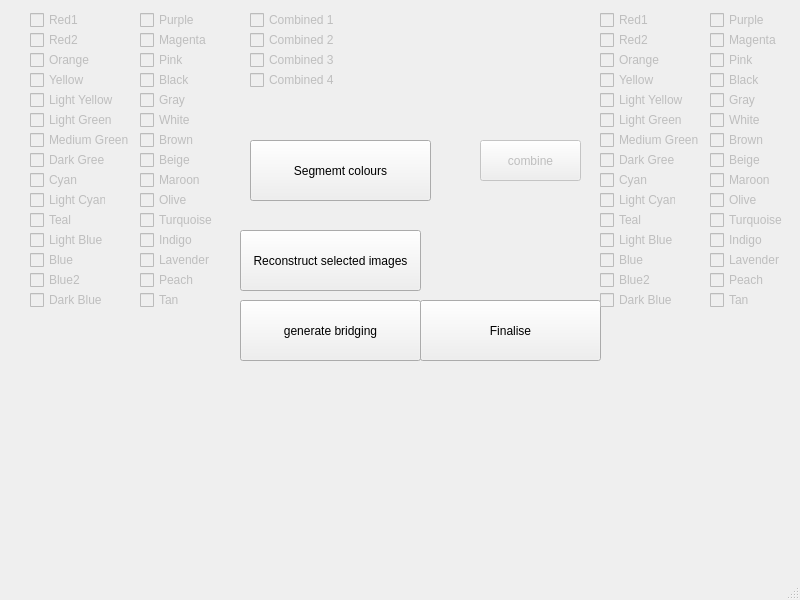
<?xml version="1.0" encoding="UTF-8"?>
<ui version="4.0">
 <class>MainWindow</class>
 <widget class="QMainWindow" name="MainWindow">
  <property name="geometry">
   <rect>
    <x>0</x>
    <y>0</y>
    <width>800</width>
    <height>600</height>
   </rect>
  </property>
  <property name="windowTitle">
   <string>MainWindow</string>
  </property>
  <widget class="QWidget" name="centralwidget">
   <widget class="QPushButton" name="Auto">
    <property name="enabled">
     <bool>true</bool>
    </property>
    <property name="geometry">
     <rect>
      <x>250</x>
      <y>140</y>
      <width>181</width>
      <height>61</height>
     </rect>
    </property>
    <property name="text">
     <string>Segmemt colours</string>
    </property>
    <property name="flat">
     <bool>false</bool>
    </property>
   </widget>
   <widget class="QCheckBox" name="red1">
    <property name="enabled">
     <bool>false</bool>
    </property>
    <property name="geometry">
     <rect>
      <x>30</x>
      <y>10</y>
      <width>76</width>
      <height>20</height>
     </rect>
    </property>
    <property name="text">
     <string>Red1</string>
    </property>
   </widget>
   <widget class="QCheckBox" name="red2">
    <property name="enabled">
     <bool>false</bool>
    </property>
    <property name="geometry">
     <rect>
      <x>30</x>
      <y>30</y>
      <width>76</width>
      <height>20</height>
     </rect>
    </property>
    <property name="text">
     <string>Red2</string>
    </property>
   </widget>
   <widget class="QCheckBox" name="orange">
    <property name="enabled">
     <bool>false</bool>
    </property>
    <property name="geometry">
     <rect>
      <x>30</x>
      <y>50</y>
      <width>76</width>
      <height>20</height>
     </rect>
    </property>
    <property name="text">
     <string>Orange</string>
    </property>
   </widget>
   <widget class="QCheckBox" name="yellow">
    <property name="enabled">
     <bool>false</bool>
    </property>
    <property name="geometry">
     <rect>
      <x>30</x>
      <y>70</y>
      <width>76</width>
      <height>20</height>
     </rect>
    </property>
    <property name="text">
     <string>Yellow</string>
    </property>
   </widget>
   <widget class="QCheckBox" name="lGreen">
    <property name="enabled">
     <bool>false</bool>
    </property>
    <property name="geometry">
     <rect>
      <x>30</x>
      <y>110</y>
      <width>101</width>
      <height>20</height>
     </rect>
    </property>
    <property name="text">
     <string>Light Green</string>
    </property>
   </widget>
   <widget class="QCheckBox" name="dGreen">
    <property name="enabled">
     <bool>false</bool>
    </property>
    <property name="geometry">
     <rect>
      <x>30</x>
      <y>150</y>
      <width>76</width>
      <height>20</height>
     </rect>
    </property>
    <property name="text">
     <string>Dark Green</string>
    </property>
   </widget>
   <widget class="QCheckBox" name="cyan">
    <property name="enabled">
     <bool>false</bool>
    </property>
    <property name="geometry">
     <rect>
      <x>30</x>
      <y>170</y>
      <width>76</width>
      <height>20</height>
     </rect>
    </property>
    <property name="text">
     <string>Cyan</string>
    </property>
   </widget>
   <widget class="QCheckBox" name="teal">
    <property name="enabled">
     <bool>false</bool>
    </property>
    <property name="geometry">
     <rect>
      <x>30</x>
      <y>210</y>
      <width>76</width>
      <height>20</height>
     </rect>
    </property>
    <property name="text">
     <string>Teal</string>
    </property>
   </widget>
   <widget class="QCheckBox" name="green">
    <property name="enabled">
     <bool>false</bool>
    </property>
    <property name="geometry">
     <rect>
      <x>30</x>
      <y>130</y>
      <width>131</width>
      <height>20</height>
     </rect>
    </property>
    <property name="text">
     <string>Medium Green</string>
    </property>
   </widget>
   <widget class="QCheckBox" name="lBlue">
    <property name="enabled">
     <bool>false</bool>
    </property>
    <property name="geometry">
     <rect>
      <x>30</x>
      <y>230</y>
      <width>76</width>
      <height>20</height>
     </rect>
    </property>
    <property name="text">
     <string>Light Blue</string>
    </property>
   </widget>
   <widget class="QCheckBox" name="magenta">
    <property name="enabled">
     <bool>false</bool>
    </property>
    <property name="geometry">
     <rect>
      <x>140</x>
      <y>30</y>
      <width>76</width>
      <height>20</height>
     </rect>
    </property>
    <property name="text">
     <string>Magenta</string>
    </property>
   </widget>
   <widget class="QCheckBox" name="mBlue">
    <property name="enabled">
     <bool>false</bool>
    </property>
    <property name="geometry">
     <rect>
      <x>30</x>
      <y>250</y>
      <width>101</width>
      <height>20</height>
     </rect>
    </property>
    <property name="text">
     <string>Blue</string>
    </property>
   </widget>
   <widget class="QCheckBox" name="white">
    <property name="enabled">
     <bool>false</bool>
    </property>
    <property name="geometry">
     <rect>
      <x>140</x>
      <y>110</y>
      <width>76</width>
      <height>20</height>
     </rect>
    </property>
    <property name="text">
     <string>White</string>
    </property>
   </widget>
   <widget class="QCheckBox" name="gray">
    <property name="enabled">
     <bool>false</bool>
    </property>
    <property name="geometry">
     <rect>
      <x>140</x>
      <y>90</y>
      <width>76</width>
      <height>20</height>
     </rect>
    </property>
    <property name="text">
     <string>Gray</string>
    </property>
   </widget>
   <widget class="QCheckBox" name="purple">
    <property name="enabled">
     <bool>false</bool>
    </property>
    <property name="geometry">
     <rect>
      <x>140</x>
      <y>10</y>
      <width>76</width>
      <height>20</height>
     </rect>
    </property>
    <property name="text">
     <string>Purple</string>
    </property>
   </widget>
   <widget class="QCheckBox" name="dBlue">
    <property name="enabled">
     <bool>false</bool>
    </property>
    <property name="geometry">
     <rect>
      <x>30</x>
      <y>290</y>
      <width>76</width>
      <height>20</height>
     </rect>
    </property>
    <property name="text">
     <string>Dark Blue</string>
    </property>
   </widget>
   <widget class="QCheckBox" name="black">
    <property name="enabled">
     <bool>false</bool>
    </property>
    <property name="geometry">
     <rect>
      <x>140</x>
      <y>70</y>
      <width>76</width>
      <height>20</height>
     </rect>
    </property>
    <property name="text">
     <string>Black</string>
    </property>
   </widget>
   <widget class="QPushButton" name="reconstruct">
    <property name="enabled">
     <bool>true</bool>
    </property>
    <property name="geometry">
     <rect>
      <x>240</x>
      <y>230</y>
      <width>181</width>
      <height>61</height>
     </rect>
    </property>
    <property name="text">
     <string>Reconstruct selected images</string>
    </property>
    <property name="flat">
     <bool>false</bool>
    </property>
   </widget>
   <widget class="QPushButton" name="generate">
    <property name="enabled">
     <bool>true</bool>
    </property>
    <property name="geometry">
     <rect>
      <x>240</x>
      <y>300</y>
      <width>181</width>
      <height>61</height>
     </rect>
    </property>
    <property name="text">
     <string>generate bridging</string>
    </property>
    <property name="flat">
     <bool>false</bool>
    </property>
   </widget>
   <widget class="QPushButton" name="finalise">
    <property name="enabled">
     <bool>true</bool>
    </property>
    <property name="geometry">
     <rect>
      <x>420</x>
      <y>300</y>
      <width>181</width>
      <height>61</height>
     </rect>
    </property>
    <property name="text">
     <string>Finalise</string>
    </property>
    <property name="flat">
     <bool>false</bool>
    </property>
   </widget>
   <widget class="QCheckBox" name="light_yellow">
    <property name="enabled">
     <bool>false</bool>
    </property>
    <property name="geometry">
     <rect>
      <x>30</x>
      <y>90</y>
      <width>91</width>
      <height>20</height>
     </rect>
    </property>
    <property name="text">
     <string>Light Yellow</string>
    </property>
   </widget>
   <widget class="QCheckBox" name="light_cyan">
    <property name="enabled">
     <bool>false</bool>
    </property>
    <property name="geometry">
     <rect>
      <x>30</x>
      <y>190</y>
      <width>76</width>
      <height>20</height>
     </rect>
    </property>
    <property name="text">
     <string>Light Cyan</string>
    </property>
   </widget>
   <widget class="QCheckBox" name="blue2">
    <property name="enabled">
     <bool>false</bool>
    </property>
    <property name="geometry">
     <rect>
      <x>30</x>
      <y>270</y>
      <width>101</width>
      <height>20</height>
     </rect>
    </property>
    <property name="text">
     <string>Blue2</string>
    </property>
   </widget>
   <widget class="QCheckBox" name="pink">
    <property name="enabled">
     <bool>false</bool>
    </property>
    <property name="geometry">
     <rect>
      <x>140</x>
      <y>50</y>
      <width>76</width>
      <height>20</height>
     </rect>
    </property>
    <property name="text">
     <string>Pink</string>
    </property>
   </widget>
   <widget class="QCheckBox" name="brown">
    <property name="enabled">
     <bool>false</bool>
    </property>
    <property name="geometry">
     <rect>
      <x>140</x>
      <y>130</y>
      <width>76</width>
      <height>20</height>
     </rect>
    </property>
    <property name="text">
     <string>Brown</string>
    </property>
   </widget>
   <widget class="QCheckBox" name="beige">
    <property name="enabled">
     <bool>false</bool>
    </property>
    <property name="geometry">
     <rect>
      <x>140</x>
      <y>150</y>
      <width>76</width>
      <height>20</height>
     </rect>
    </property>
    <property name="text">
     <string>Beige</string>
    </property>
   </widget>
   <widget class="QCheckBox" name="maroon">
    <property name="enabled">
     <bool>false</bool>
    </property>
    <property name="geometry">
     <rect>
      <x>140</x>
      <y>170</y>
      <width>76</width>
      <height>20</height>
     </rect>
    </property>
    <property name="text">
     <string>Maroon</string>
    </property>
   </widget>
   <widget class="QCheckBox" name="olive">
    <property name="enabled">
     <bool>false</bool>
    </property>
    <property name="geometry">
     <rect>
      <x>140</x>
      <y>190</y>
      <width>76</width>
      <height>20</height>
     </rect>
    </property>
    <property name="text">
     <string>Olive</string>
    </property>
   </widget>
   <widget class="QCheckBox" name="turquoise">
    <property name="enabled">
     <bool>false</bool>
    </property>
    <property name="geometry">
     <rect>
      <x>140</x>
      <y>210</y>
      <width>81</width>
      <height>20</height>
     </rect>
    </property>
    <property name="text">
     <string>Turquoise</string>
    </property>
   </widget>
   <widget class="QCheckBox" name="indigo">
    <property name="enabled">
     <bool>false</bool>
    </property>
    <property name="geometry">
     <rect>
      <x>140</x>
      <y>230</y>
      <width>81</width>
      <height>20</height>
     </rect>
    </property>
    <property name="text">
     <string>Indigo</string>
    </property>
   </widget>
   <widget class="QCheckBox" name="lavender">
    <property name="enabled">
     <bool>false</bool>
    </property>
    <property name="geometry">
     <rect>
      <x>140</x>
      <y>250</y>
      <width>81</width>
      <height>20</height>
     </rect>
    </property>
    <property name="text">
     <string>Lavender</string>
    </property>
   </widget>
   <widget class="QCheckBox" name="peach">
    <property name="enabled">
     <bool>false</bool>
    </property>
    <property name="geometry">
     <rect>
      <x>140</x>
      <y>270</y>
      <width>81</width>
      <height>20</height>
     </rect>
    </property>
    <property name="text">
     <string>Peach</string>
    </property>
   </widget>
   <widget class="QCheckBox" name="tan">
    <property name="enabled">
     <bool>false</bool>
    </property>
    <property name="geometry">
     <rect>
      <x>140</x>
      <y>290</y>
      <width>81</width>
      <height>20</height>
     </rect>
    </property>
    <property name="text">
     <string>Tan</string>
    </property>
   </widget>
   <widget class="QPushButton" name="Combine">
    <property name="enabled">
     <bool>false</bool>
    </property>
    <property name="geometry">
     <rect>
      <x>480</x>
      <y>140</y>
      <width>101</width>
      <height>41</height>
     </rect>
    </property>
    <property name="text">
     <string>combine</string>
    </property>
    <property name="flat">
     <bool>false</bool>
    </property>
   </widget>
   <widget class="QCheckBox" name="light_cyan_2">
    <property name="enabled">
     <bool>false</bool>
    </property>
    <property name="geometry">
     <rect>
      <x>600</x>
      <y>190</y>
      <width>76</width>
      <height>20</height>
     </rect>
    </property>
    <property name="text">
     <string>Light Cyan</string>
    </property>
   </widget>
   <widget class="QCheckBox" name="black_2">
    <property name="enabled">
     <bool>false</bool>
    </property>
    <property name="geometry">
     <rect>
      <x>710</x>
      <y>70</y>
      <width>76</width>
      <height>20</height>
     </rect>
    </property>
    <property name="text">
     <string>Black</string>
    </property>
   </widget>
   <widget class="QCheckBox" name="olive_2">
    <property name="enabled">
     <bool>false</bool>
    </property>
    <property name="geometry">
     <rect>
      <x>710</x>
      <y>190</y>
      <width>76</width>
      <height>20</height>
     </rect>
    </property>
    <property name="text">
     <string>Olive</string>
    </property>
   </widget>
   <widget class="QCheckBox" name="beige_2">
    <property name="enabled">
     <bool>false</bool>
    </property>
    <property name="geometry">
     <rect>
      <x>710</x>
      <y>150</y>
      <width>76</width>
      <height>20</height>
     </rect>
    </property>
    <property name="text">
     <string>Beige</string>
    </property>
   </widget>
   <widget class="QCheckBox" name="teal_2">
    <property name="enabled">
     <bool>false</bool>
    </property>
    <property name="geometry">
     <rect>
      <x>600</x>
      <y>210</y>
      <width>76</width>
      <height>20</height>
     </rect>
    </property>
    <property name="text">
     <string>Teal</string>
    </property>
   </widget>
   <widget class="QCheckBox" name="tan_2">
    <property name="enabled">
     <bool>false</bool>
    </property>
    <property name="geometry">
     <rect>
      <x>710</x>
      <y>290</y>
      <width>81</width>
      <height>20</height>
     </rect>
    </property>
    <property name="text">
     <string>Tan</string>
    </property>
   </widget>
   <widget class="QCheckBox" name="maroon_2">
    <property name="enabled">
     <bool>false</bool>
    </property>
    <property name="geometry">
     <rect>
      <x>710</x>
      <y>170</y>
      <width>76</width>
      <height>20</height>
     </rect>
    </property>
    <property name="text">
     <string>Maroon</string>
    </property>
   </widget>
   <widget class="QCheckBox" name="turquoise_2">
    <property name="enabled">
     <bool>false</bool>
    </property>
    <property name="geometry">
     <rect>
      <x>710</x>
      <y>210</y>
      <width>81</width>
      <height>20</height>
     </rect>
    </property>
    <property name="text">
     <string>Turquoise</string>
    </property>
   </widget>
   <widget class="QCheckBox" name="red1_2">
    <property name="enabled">
     <bool>false</bool>
    </property>
    <property name="geometry">
     <rect>
      <x>600</x>
      <y>10</y>
      <width>76</width>
      <height>20</height>
     </rect>
    </property>
    <property name="text">
     <string>Red1</string>
    </property>
   </widget>
   <widget class="QCheckBox" name="lGreen_2">
    <property name="enabled">
     <bool>false</bool>
    </property>
    <property name="geometry">
     <rect>
      <x>600</x>
      <y>110</y>
      <width>101</width>
      <height>20</height>
     </rect>
    </property>
    <property name="text">
     <string>Light Green</string>
    </property>
   </widget>
   <widget class="QCheckBox" name="yellow_2">
    <property name="enabled">
     <bool>false</bool>
    </property>
    <property name="geometry">
     <rect>
      <x>600</x>
      <y>70</y>
      <width>76</width>
      <height>20</height>
     </rect>
    </property>
    <property name="text">
     <string>Yellow</string>
    </property>
   </widget>
   <widget class="QCheckBox" name="red2_2">
    <property name="enabled">
     <bool>false</bool>
    </property>
    <property name="geometry">
     <rect>
      <x>600</x>
      <y>30</y>
      <width>76</width>
      <height>20</height>
     </rect>
    </property>
    <property name="text">
     <string>Red2</string>
    </property>
   </widget>
   <widget class="QCheckBox" name="pink_2">
    <property name="enabled">
     <bool>false</bool>
    </property>
    <property name="geometry">
     <rect>
      <x>710</x>
      <y>50</y>
      <width>76</width>
      <height>20</height>
     </rect>
    </property>
    <property name="text">
     <string>Pink</string>
    </property>
   </widget>
   <widget class="QCheckBox" name="green_2">
    <property name="enabled">
     <bool>false</bool>
    </property>
    <property name="geometry">
     <rect>
      <x>600</x>
      <y>130</y>
      <width>131</width>
      <height>20</height>
     </rect>
    </property>
    <property name="text">
     <string>Medium Green</string>
    </property>
   </widget>
   <widget class="QCheckBox" name="cyan_2">
    <property name="enabled">
     <bool>false</bool>
    </property>
    <property name="geometry">
     <rect>
      <x>600</x>
      <y>170</y>
      <width>76</width>
      <height>20</height>
     </rect>
    </property>
    <property name="text">
     <string>Cyan</string>
    </property>
   </widget>
   <widget class="QCheckBox" name="white_2">
    <property name="enabled">
     <bool>false</bool>
    </property>
    <property name="geometry">
     <rect>
      <x>710</x>
      <y>110</y>
      <width>76</width>
      <height>20</height>
     </rect>
    </property>
    <property name="text">
     <string>White</string>
    </property>
   </widget>
   <widget class="QCheckBox" name="peach_2">
    <property name="enabled">
     <bool>false</bool>
    </property>
    <property name="geometry">
     <rect>
      <x>710</x>
      <y>270</y>
      <width>81</width>
      <height>20</height>
     </rect>
    </property>
    <property name="text">
     <string>Peach</string>
    </property>
   </widget>
   <widget class="QCheckBox" name="gray_2">
    <property name="enabled">
     <bool>false</bool>
    </property>
    <property name="geometry">
     <rect>
      <x>710</x>
      <y>90</y>
      <width>76</width>
      <height>20</height>
     </rect>
    </property>
    <property name="text">
     <string>Gray</string>
    </property>
   </widget>
   <widget class="QCheckBox" name="blue2_2">
    <property name="enabled">
     <bool>false</bool>
    </property>
    <property name="geometry">
     <rect>
      <x>600</x>
      <y>270</y>
      <width>101</width>
      <height>20</height>
     </rect>
    </property>
    <property name="text">
     <string>Blue2</string>
    </property>
   </widget>
   <widget class="QCheckBox" name="dBlue_2">
    <property name="enabled">
     <bool>false</bool>
    </property>
    <property name="geometry">
     <rect>
      <x>600</x>
      <y>290</y>
      <width>76</width>
      <height>20</height>
     </rect>
    </property>
    <property name="text">
     <string>Dark Blue</string>
    </property>
   </widget>
   <widget class="QCheckBox" name="dGreen_2">
    <property name="enabled">
     <bool>false</bool>
    </property>
    <property name="geometry">
     <rect>
      <x>600</x>
      <y>150</y>
      <width>76</width>
      <height>20</height>
     </rect>
    </property>
    <property name="text">
     <string>Dark Green</string>
    </property>
   </widget>
   <widget class="QCheckBox" name="purple_2">
    <property name="enabled">
     <bool>false</bool>
    </property>
    <property name="geometry">
     <rect>
      <x>710</x>
      <y>10</y>
      <width>76</width>
      <height>20</height>
     </rect>
    </property>
    <property name="text">
     <string>Purple</string>
    </property>
   </widget>
   <widget class="QCheckBox" name="orange_2">
    <property name="enabled">
     <bool>false</bool>
    </property>
    <property name="geometry">
     <rect>
      <x>600</x>
      <y>50</y>
      <width>76</width>
      <height>20</height>
     </rect>
    </property>
    <property name="text">
     <string>Orange</string>
    </property>
   </widget>
   <widget class="QCheckBox" name="brown_2">
    <property name="enabled">
     <bool>false</bool>
    </property>
    <property name="geometry">
     <rect>
      <x>710</x>
      <y>130</y>
      <width>76</width>
      <height>20</height>
     </rect>
    </property>
    <property name="text">
     <string>Brown</string>
    </property>
   </widget>
   <widget class="QCheckBox" name="lBlue_2">
    <property name="enabled">
     <bool>false</bool>
    </property>
    <property name="geometry">
     <rect>
      <x>600</x>
      <y>230</y>
      <width>76</width>
      <height>20</height>
     </rect>
    </property>
    <property name="text">
     <string>Light Blue</string>
    </property>
   </widget>
   <widget class="QCheckBox" name="indigo_2">
    <property name="enabled">
     <bool>false</bool>
    </property>
    <property name="geometry">
     <rect>
      <x>710</x>
      <y>230</y>
      <width>81</width>
      <height>20</height>
     </rect>
    </property>
    <property name="text">
     <string>Indigo</string>
    </property>
   </widget>
   <widget class="QCheckBox" name="lavender_2">
    <property name="enabled">
     <bool>false</bool>
    </property>
    <property name="geometry">
     <rect>
      <x>710</x>
      <y>250</y>
      <width>81</width>
      <height>20</height>
     </rect>
    </property>
    <property name="text">
     <string>Lavender</string>
    </property>
   </widget>
   <widget class="QCheckBox" name="light_yellow_2">
    <property name="enabled">
     <bool>false</bool>
    </property>
    <property name="geometry">
     <rect>
      <x>600</x>
      <y>90</y>
      <width>91</width>
      <height>20</height>
     </rect>
    </property>
    <property name="text">
     <string>Light Yellow</string>
    </property>
   </widget>
   <widget class="QCheckBox" name="mBlue_2">
    <property name="enabled">
     <bool>false</bool>
    </property>
    <property name="geometry">
     <rect>
      <x>600</x>
      <y>250</y>
      <width>101</width>
      <height>20</height>
     </rect>
    </property>
    <property name="text">
     <string>Blue</string>
    </property>
   </widget>
   <widget class="QCheckBox" name="magenta_2">
    <property name="enabled">
     <bool>false</bool>
    </property>
    <property name="geometry">
     <rect>
      <x>710</x>
      <y>30</y>
      <width>76</width>
      <height>20</height>
     </rect>
    </property>
    <property name="text">
     <string>Magenta</string>
    </property>
   </widget>
   <widget class="QCheckBox" name="combined_1">
    <property name="enabled">
     <bool>false</bool>
    </property>
    <property name="geometry">
     <rect>
      <x>250</x>
      <y>10</y>
      <width>111</width>
      <height>20</height>
     </rect>
    </property>
    <property name="text">
     <string>Combined 1</string>
    </property>
   </widget>
   <widget class="QCheckBox" name="combined_2">
    <property name="enabled">
     <bool>false</bool>
    </property>
    <property name="geometry">
     <rect>
      <x>250</x>
      <y>30</y>
      <width>111</width>
      <height>20</height>
     </rect>
    </property>
    <property name="text">
     <string>Combined 2</string>
    </property>
   </widget>
   <widget class="QCheckBox" name="combined_3">
    <property name="enabled">
     <bool>false</bool>
    </property>
    <property name="geometry">
     <rect>
      <x>250</x>
      <y>50</y>
      <width>111</width>
      <height>20</height>
     </rect>
    </property>
    <property name="text">
     <string>Combined 3</string>
    </property>
   </widget>
   <widget class="QCheckBox" name="combined_4">
    <property name="enabled">
     <bool>false</bool>
    </property>
    <property name="geometry">
     <rect>
      <x>250</x>
      <y>70</y>
      <width>111</width>
      <height>20</height>
     </rect>
    </property>
    <property name="text">
     <string>Combined 4</string>
    </property>
   </widget>
  </widget>
  <widget class="QMenuBar" name="menubar">
   <property name="geometry">
    <rect>
     <x>0</x>
     <y>0</y>
     <width>800</width>
     <height>22</height>
    </rect>
   </property>
  </widget>
  <widget class="QStatusBar" name="statusbar"/>
 </widget>
 <resources/>
 <connections/>
</ui>
